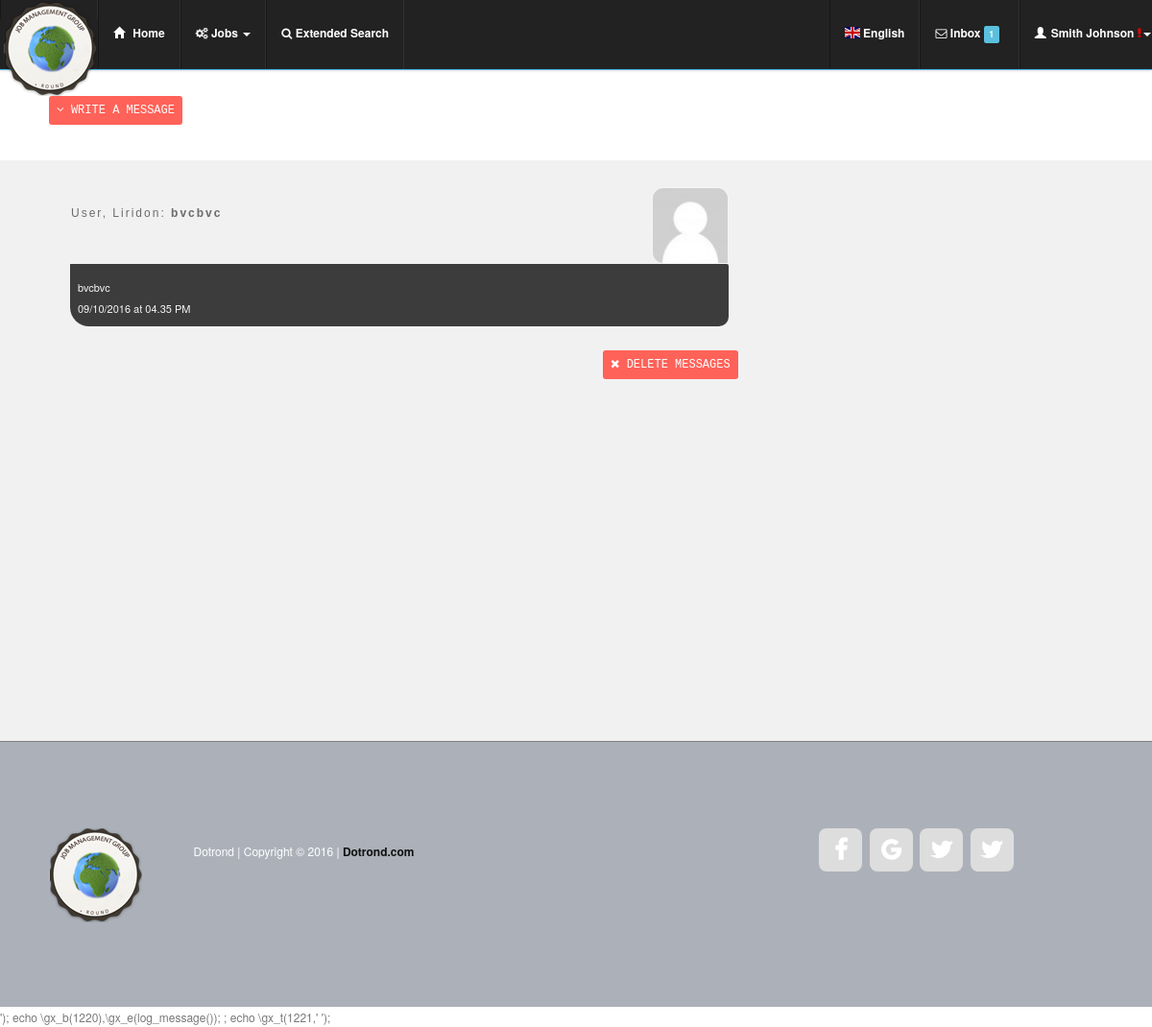
Screenshot of /view_messages.php?id_user=67 (signed in) with the database file from the repository.
### tables this page shows
CREATE TABLE IF NOT EXISTS `language_expressions` (
  `id_lang` int(11) NOT NULL AUTO_INCREMENT,
  `en_expressions` varchar(80) DEFAULT NULL,
  `de_expressions` varchar(80) DEFAULT NULL,
  `fr_expressions` varchar(80) DEFAULT NULL,
  `it_expressions` varchar(80) DEFAULT NULL,
  `rs_expressions` varchar(80) DEFAULT NULL,
  `al_expressions` varchar(80) DEFAULT NULL,
  PRIMARY KEY (`id_lang`),
  UNIQUE KEY `id_lang` (`id_lang`)
);

CREATE TABLE IF NOT EXISTS `languages` (
  `id_language` int(11) NOT NULL AUTO_INCREMENT,
  `lang_code` varchar(8) DEFAULT NULL,
  `img_code` varchar(20) DEFAULT NULL,
  `language` varchar(50) DEFAULT NULL,
  PRIMARY KEY (`id_language`),
  UNIQUE KEY `id_language` (`id_language`)
);

CREATE TABLE IF NOT EXISTS `emails` (
  `id_email` int(11) NOT NULL AUTO_INCREMENT,
  `id_from` int(11) DEFAULT NULL,
  `id_to` int(11) DEFAULT NULL,
  `object_title` varchar(35) DEFAULT NULL,
  `message` longtext,
  `time_message` timestamp NULL DEFAULT CURRENT_TIMESTAMP,
  `active_employee` tinyint(1) DEFAULT '1',
  `active_employer` tinyint(1) DEFAULT '1',
  PRIMARY KEY (`id_email`),
  UNIQUE KEY `id_email` (`id_email`)
);

CREATE TABLE IF NOT EXISTS `users` (
  `id_user` int(100) NOT NULL AUTO_INCREMENT,
  `id_language` int(50) NOT NULL DEFAULT '1',
  `name` varchar(20) NOT NULL,
  `surname` varchar(20) NOT NULL,
  `id_adress` int(100) NOT NULL DEFAULT '0',
  `id_currency` int(5) NOT NULL DEFAULT '1',
  `id_expertise` int(11) DEFAULT NULL,
  `birthday` varchar(10) DEFAULT NULL,
  `email` varchar(50) NOT NULL,
  `password` varchar(10) NOT NULL,
  `date_registered` timestamp NOT NULL DEFAULT CURRENT_TIMESTAMP,
  `admin_level` tinyint(1) NOT NULL COMMENT '1 if admin and 0 normal user',
  `phone_number` varchar(20) DEFAULT NULL,
  `profile_img` varchar(20) DEFAULT NULL,
  `generate_pass_key` varchar(50) DEFAULT NULL,
  `public_profile` tinyint(4) DEFAULT '1',
  `email_verification` tinyint(4) DEFAULT '1',
  `id_gender` tinyint(4) DEFAULT NULL,
  `active` tinyint(1) DEFAULT '1',
  PRIMARY KEY (`id_user`),
  UNIQUE KEY `id_user` (`id_user`),
  UNIQUE KEY `email` (`email`)
);

CREATE TABLE IF NOT EXISTS `social_fanpages` (
  `id_fanpage` int(11) NOT NULL AUTO_INCREMENT,
  `company_name` varchar(80) DEFAULT NULL,
  `img_icon` varchar(50) DEFAULT NULL,
  `http_direction` mediumtext,
  `active` tinyint(4) DEFAULT '1',
  PRIMARY KEY (`id_fanpage`),
  UNIQUE KEY `id_fanpage` (`id_fanpage`)
);

### admin/construct_pagination.php (called while the page is built, shortened)
<?php
$current = 1;
$start=($current * $_SESSION['epp'] - $_SESSION['epp']);
?>

### view_messages.php (the view, shortened to what this page needs)
<?php
require_once('admin/assets/include/functions.php');
$send_email=$dbj->query('SELECT users.id_user, users.email, users.name, users.surname, users.profile_img FROM users WHERE users.id_user="'.$_GET['id_user'].'"');
$row_user_email=$send_email->fetch(PDO::FETCH_ASSOC);
include('admin/construct_pagination.php');
require_once('admin/assets/css_header_front.php');
?>
<body>
<?php echo include('top_menu.php');?>
<section id="headerbuttons">
  <div class="row">
    <div class="col-md-12">
          <div class="fadeIn wow animated">
            <a href="#" id="button" class="hyperlink" data-toggle="collapse" data-target="#ins_company">
            <i class="fa fa-angle-down fa-1x"></i><?php echo languages($_SESSION['jbms_front']['lang_code'],109); ?></a>
          </div>
    </div>
  </div>
</section>
<section id="searchresults">
  <div class="container">
    <?php
$messages=$dbj->query('SELECT DISTINCT from_user.id_user AS fromuser, to_user.id_user AS touser, from_user.name AS fromname, from_user.surname AS fromsurname, from_user.email AS fromemail, to_user.email AS toemail, to_user.name AS toname, to_user.surname AS tosurname, emails.id_email, emails.object_title, emails.message, emails.time_message FROM emails LEFT JOIN users AS from_user ON(emails.id_from=from_user.id_user) LEFT JOIN users AS to_user ON(emails.id_to=to_user.id_user) WHERE ((emails.id_to="'.$_SESSION['jbms_front']['id_user'].'" AND emails.id_from="'.$_GET['id_user'].'") OR (emails.id_to="'.$_GET['id_user'].'" AND emails.id_from="'.$_SESSION['jbms_front']['id_user'].'")) AND emails.active_employee=1 ORDER BY emails.id_email DESC LIMIT '.$start.', '.$_SESSION['epp'].'');
$countmsg=$messages->rowCount();
  if(!empty($countmsg)) {
       while($row_messages=$messages->fetch(PDO::FETCH_ASSOC)){ ?>
      <?php if ($row_messages['fromuser']==$_SESSION['jbms_front']['id_user']){
        $pre_echo='Me';
        }else{
        $pre_echo='User';
        }
      ?>
        <div class="row">
          <div class="col-md-8">
            <div class="single-message animate_fade_in">
                <div class="col-md-10">
                  <h5> <?php echo $pre_echo;?>, <?php echo $row_messages['fromname'];?>: <b><?php echo $row_messages['object_title'];?></b></h5>
                </div>
                <div class="col-md-2 text-right">
                 <?php if(!empty($row_user_email['profile_img'])){ ?>
                  <img src="<?php echo $_SESSION['jbms_front']['directory_profile_img'].''.$row_user_email['profile_img'];?>" class="borderstyle" width="80" alt="client">
                  <?php }else{ ?>
                  <img src="<?php echo $_SESSION['jbms_front']['directory_profile_img'];?>no_photo.jpg" class="borderstyle" width="80" alt="client">
                  <?php } ?>
                </div>
                <div class="col-md-12">
                  <blockquote> <?php echo $row_messages['message'];?>
                  <div class"timeMessage"><?php echo timetodate($row_messages['time_message']).' at '.date('h.i A',strtotime($row_messages['time_message']));?></div></blockquote>
                </div>
            </div>
          </div>
          <div class="col-md-4">
          </div>
          </div>
          <?php } ?>
          <div class="row">
            <div class="col-md-6">
            </div>
            <div class="col-md-6 text-left">
            <a href="javascript:confirm_remove('<?php echo $row_user_email['id_user'];?>','<?php echo $row_user_email['name'];?>','<?php echo $row_user_email['surname'];?>')" id="button" class="hyperlink"><i class="fa fa-times fa-1x"></i> Delete Messages </a>
            </div>
          </div>
          <?php } ?>
        </div>
  </section>
<?php require_once('admin/footer.php');?>
<?php echo file_get_contents('admin/assets/js_bottom_front.php');?>
</body>
</html>

### top_menu.php (shortened to what this page needs)
   <header id="header">
        <nav id="main-nav" class="navbar navbar-default navbar-fixed-top" role="banner">
        <div class="container-custom-grid">
        <div class="collapse navbar-collapse" id="bs-example-navbar-collapse-1">
            <ul class="nav navbar-nav">
                <li class="overlay"><img src="admin/assets/images/logo/logo.png"></li>
                <li class="<?php echo $_SESSION['menu_home'];?>"><a href="index.php?tabmenu=menuhome"><span class="glyphicon glyphicon-home"></span><?php echo languages($_SESSION['jbms_front']['lang_code'],4);?> </a></li>
                <li class="dropdown <?php echo $_SESSION['menu_jobs'];?>"><a href="#" class="dropdown-toggle" data-toggle="dropdown">
                    <i class="fa fa-gears fa-1x" aria-hidden="true"></i><?php echo languages($_SESSION['jbms_front']['lang_code'],5);?><b class="caret"></b></a>
                </li>
                <li class="<?php echo $_SESSION['menu_search'];?>"><a href="extended_search.php?tabmenu=menusearch"><i class="fa fa-search fa-1x" aria-hidden="true"></i><?php echo languages($_SESSION['jbms_front']['lang_code'],1);?></a></li>
                </ul>
             <?php if(!empty($_SESSION['jbms_front']['admin_level']) && $_SESSION['jbms_front']['admin_level']==3){?>
                <ul class="nav navbar-nav navbar-right">
                <?php $emails=$dbj->query('SELECT DISTINCT emails.id_to, emails.id_from, users.name, users.surname, emails.time_message, emails.object_title, emails.active_employee FROM emails LEFT JOIN users ON emails.id_from=users.id_user WHERE (emails.id_to="'.$_SESSION['jbms_front']['id_user'].'" OR emails.id_from="'.$_SESSION['jbms_front']['id_user'].'") AND ((emails.id_from !="'.$_SESSION['jbms_front']['id_user'].'") OR (emails.id_from=emails.id_to)) AND active_employee="1" GROUP BY emails.id_from ORDER BY emails.time_message DESC LIMIT 5'); ?>
                    <li class="dropdown"><a href="#" class="dropdown-toggle" data-toggle="dropdown">
                        <i class="fa fa-envelope-o fa-1x" aria-hidden="true"></i> Inbox <span class="label label-info"><?php echo $emails->rowCount();?></span>
                    </li>
                    <li class="dropdown <?php echo $_SESSION['menu_profile'];?>"><a href="#" class="dropdown-toggle" data-toggle="dropdown"><span
                        class="glyphicon glyphicon-user"></span><?php echo $_SESSION['jbms_front']['name'].' '.$_SESSION['jbms_front']['surname'] ;?><?php echo verify_profile('menu');?><b class="caret"></b></a>
                    </li>
                </ul>
                <?php } ?>
                         <ul class="nav navbar-nav navbar-right">
                          <li class="dropdown"><a href="#" class="dropdown-toggle" data-toggle="dropdown">
                          <?php $lang=$dbj->query('SELECT * FROM languages WHERE lang_code="'.$_SESSION['jbms_front']['lang_code'].'"');
                                $row_lang=$lang->fetch(PDO::FETCH_ASSOC);
                          ?>
                           <span class="flag-icon flag-icon-<?php echo $row_lang['lang_code'];?>"></span> <?php echo $row_lang['language'];?>
                                <?php $language=$dbj->query('SELECT * FROM languages WHERE lang_code="'.$_SESSION['jbms_front']['lang_code'].'"');
                                ?>
                                <?php $languages=$dbj->query('SELECT * FROM languages WHERE lang_code!="'.$_SESSION['jbms_front']['lang_code'].'"'); while($row_langs=$languages->fetch(PDO::FETCH_ASSOC)){ ?>
                                        <li><a href="process_lan.php?lang_code=<?php echo $row_langs['lang_code'];?>&id_language=<?php echo $row_langs['id_language'];?>">
                                            <span class="flag-icon <?php echo $row_langs['img_code'];?>"></span>
                                            <?php echo $row_langs['language'];?></a>
                                        </li>
                                <?php } ?>
                       </li>
                    </ul>
            </div>
        </div>
    </nav>
</header>

### admin/assets/include/functions.php (shortened to what this page needs)
<?php
include('connection.php');
function languages($lang=null, $id){
  global $dbj;
  $exp=$dbj->query('SELECT '.$lang.'_expressions AS word FROM language_expressions WHERE id_lang="'.$id.'"');
  $row_exp=$exp->fetch(PDO::FETCH_ASSOC);
  $word =  trim($row_exp['word']);
  $word_val = filter_var($word, FILTER_SANITIZE_STRING, FILTER_FLAG_STRIP_LOW|FILTER_FLAG_STRIP_HIGH);
  echo ' '.$word_val.' ';
}
function timetodate($sql_date){
$dbdate=date('d/m/Y',strtotime($sql_date));
$yesterday=date('d/m/Y',strtotime("-1 days"));
$today=date('d/m/Y');
  if ($dbdate==$today){
    $new_dbdate='Today';
  }else if (($dbdate<=$yesterday) AND ($dbdate>=$yesterday)){
    $new_dbdate='Yesterday';
  }else{
    $new_dbdate=$dbdate;
  }
  return $new_dbdate;
}
function verify_profile($link){
  global $dbj;
  $verify=$dbj->query('SELECT users.email_verification, users.email, users.birthday, cv_lm.cv_code, cv_lm.lm_code FROM users LEFT JOIN cv_lm ON users.id_user=cv_lm.id_user WHERE users.id_user="'.$_SESSION['jbms_front']['id_user'].'"');
  $verify_account=$verify->fetch(PDO::FETCH_ASSOC);
  switch ($link) {
    case 'menu':
        if((empty($verify_account['cv_code'])) || (empty($verify_account['lm_code']))|| ($verify_account['email_verification']!=1)){
        echo ' <i class="fa fa-exclamation fa-1x text-error" aria-hidden="true"></i>';
        }else{
        return false;
        }
      break;
  }
}
?>

### admin/footer.php
<?php $pages=$dbj->query('SELECT social_fanpages.company_name,  social_fanpages.img_icon, social_fanpages.http_direction FROM social_fanpages ORDER BY social_fanpages.http_direction');
?>
<footer class="footer" id="footer">
    <div class="container">
        <div class="row">
            <div class="col-md-1 col-sm-1">
                <div class="footer-logo">
                    <a href="index.html">
                        <img src="images/logo.png" alt="">
                    </a>
                </div>
            </div>
            <div class="col-md-4 col-sm-4">
                <div class="copyright">
                         Dotrond | Copyright &copy; 2016 |
                        <a rel="nofollow" href="#" target="_parent">Dotrond.com</a>
                </div>
            </div>
            <div class="col-md-6 col-sm-6">
                <ul class="social-icons">
                <?php
                    while($row_pages=$pages->fetch(PDO::FETCH_ASSOC)){
                ?>
                <li><a href="<?php echo $row_pages['http_direction'];?>" class="<?php echo  $row_pages['img_icon'];?>" target="_new"></a></li>
                <?php } ?>
                </ul>
            </div>
        </div>
    </div>
</footer>

### rows the page displays
language_expressions: en_expressions "Home"
language_expressions: en_expressions "Jobs"
language_expressions: en_expressions "Extended Search"
languages: language "English"
language_expressions: en_expressions "WRITE A MESSAGE"
emails: users.id_user "User", users.name "Liridon", object_title "bvcbvc", message "bvcbvc", time_message "09/10/2016", time_message "04.35 PM"

### other values shown
$emails->rowCount() "1"
$_SESSION['jbms_front']['name'] "Smith"
$_SESSION['jbms_front']['surname'] "Johnson"
file_get_contents('admin/assets/js_bottom_front.php') "'); echo \\gx_b(1220),\\gx_e(log_message()); ; echo \\gx_t(1221,'"
